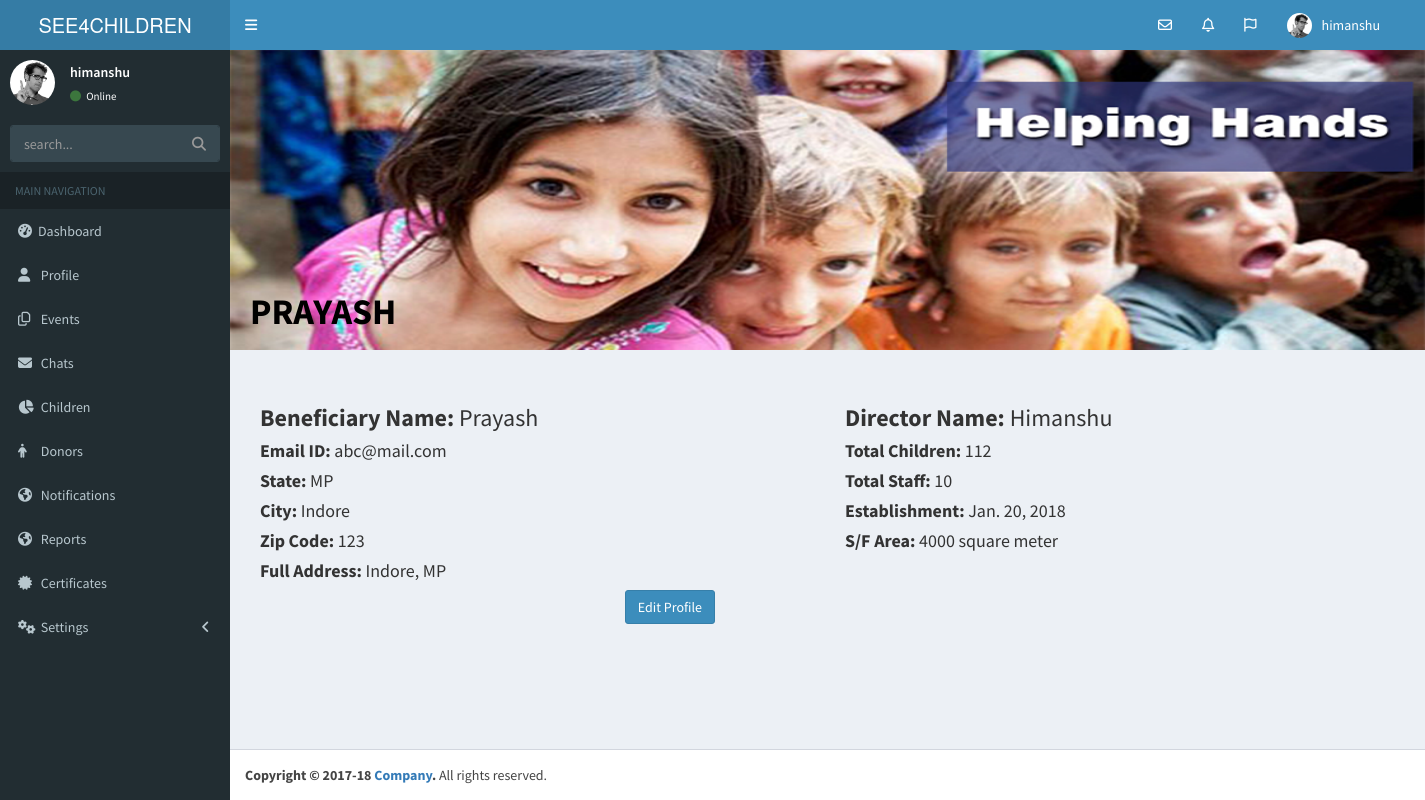
Page /profile/ (signed in) on the committed database.
### NGO/models.py (models this page shows, shortened)
class NGO(models.Model):
    user = models.OneToOneField(User, on_delete = models.CASCADE)
    name = models.CharField(max_length=30)
    email = models.EmailField()
    established = models.DateField()
    no_of_children = models.CharField(max_length=5)
    area = models.CharField(max_length=20)
    state = models.CharField(max_length=50)
    city = models.CharField(max_length=30)
    zip_code = models.CharField(max_length=6)
    director = models.CharField(max_length=30)
    no_of_staff = models.CharField(max_length=5)
    image = models.FileField(upload_to='ngo/')

### NGO/views.py (the view)
# urls.py: url(r'^profile/$', views.profile, name='profile'),
@login_required
def profile(request):
    ngo = NGO.objects.filter(user=request.user)
    return render(request, 'ngo/profile.html', {'form': ngo})

### templates/ngo/profile.html (shortened to what this page needs)
{% extends 'ngo/base.html' %}
{% block content %}
<div class="content-wrapper">
 {% for b in form %}
 <div class="container1">
    {% if b.image %}
        <img src="{% if form %}{{ b.image.url }}{% endif %}" height="300px" width="100%;">
    {% else %}
    <img src="" alt="No image">
    {% endif %}
    <div class="bottom-left"><h1><b>{{ b.name.upper }} </b></h1></div>
    </div>
<br>
<section class="content">
    <div class="container">
        <div class="row">
            <div class="col-md-6">
        <h3><b>Beneficiary Name: </b>{{ b.name }}</h3>
        <h4><b>Email ID: </b>{{ b.email }}</h4>
        <h4><b>State: </b>{{ b.state }}</h4>
        <h4><b>City: </b>{{ b.city }}</h4>
        <h4><b>Zip Code: </b>{{ b.zip_code }}</h4>
        <h4><b>Full Address: </b>{{ b.city }}, {{ b.state }}</h4>
            </div>
            <div class="col-md-6">
        <h3><b>Director Name: </b>{{ b.director }}</h3>
        <h4><b>Total Children: </b>{{ b.no_of_children }}</h4>
        <h4><b>Total Staff: </b>{{ b.no_of_staff }}</h4>
        <h4><b>Establishment: </b>{{ b.established }}</h4>
        <h4><b>S/F Area: </b>{{ b.area }}</h4>
            </div>
        </div>
        <a href="/profile_edit/{{ b.id }}"><button class="btn btn-primary" style="margin-left: 32%">Edit Profile</button></a></p>
    </div>
{% endfor %}
    </section>
</div>
{% endblock %}

### templates/ngo/base.html (shortened to what this page needs)
<!DOCTYPE html>
<html>
<head>
    {% load staticfiles %}
  <link rel="stylesheet" href="{% static 'bower_components/bootstrap/dist/css/bootstrap.min.css' %}">
  <link rel="stylesheet" href="{% static 'bower_components/font-awesome/css/font-awesome.min.css' %}">
  <link rel="stylesheet" href="{% static 'bower_components/Ionicons/css/ionicons.min.css' %}">
  <link rel="stylesheet" href="{% static 'dist/css/AdminLTE.min.css' %}">
  <link rel="stylesheet" href="{% static 'dist/css/skins/_all-skins.min.css' %}">
  <link rel="stylesheet" href="{% static 'plugins/bootstrap-wysihtml5/bootstrap3-wysihtml5.min.css' %}">
  <link rel="stylesheet" href="http://code.jquery.com/ui/1.8.18/themes/base/jquery-ui.css" type="text/css" media="all"/>
</head>
<body class="hold-transition skin-blue sidebar-mini">
 <header class="main-header">
    <a href="/" class="logo">
      <span class="logo-lg">SEE4CHILDREN</span>
    </a>
    <nav class="navbar navbar-static-top" role="navigation">
      <a href="#" class="sidebar-toggle" data-toggle="push-menu" role="button">
      </a>
      <div class="navbar-custom-menu">
        <ul class="nav navbar-nav">
          <li class="dropdown messages-menu">
            <a href="#" class="dropdown-toggle" data-toggle="dropdown">
              <i class="fa fa-envelope-o"></i>
            </a>
          </li>
          <li class="dropdown notifications-menu">
            <a href="#" class="dropdown-toggle" data-toggle="dropdown">
              <i class="fa fa-bell-o"></i>
            </a>
          </li>
          <li class="dropdown tasks-menu">
            <a href="#" class="dropdown-toggle" data-toggle="dropdown">
              <i class="fa fa-flag-o"></i>
            </a>
          </li>
          <li class="dropdown user user-menu">
            <a href="#" class="dropdown-toggle" data-toggle="dropdown">
              <img src="{% static "dist/img/user2-160x160.jpg" %}" class="user-image" alt="User Image">
              <span class="hidden-xs">{{ user }}</span>
            </a>
          </li>
          <li>
            <a href="#"></a>
          </li>
        </ul>
      </div>
    </nav>
  </header>
  <aside class="main-sidebar">
      {% if not loggedIn %}
    <section class="sidebar">
      <div class="user-panel">
        <div class="pull-left image">
          <img src="{% static "dist/img/user2-160x160.jpg" %}" class="img-circle" alt="User Image">
        </div>
        <div class="pull-left info">
          <p>{{ user }}</p>
          <a href="#"><i class="fa fa-circle text-success"></i> Online</a>
        </div>
      </div>
      <form method="get" role="search" action="{% url 'NGO:index' %}" class="sidebar-form">
        <div class="input-group">
          <input type="text" name="q" class="form-control" value="{{ request.GET.get }}" placeholder="search...">
          <span class="input-group-btn">
              <button type="submit" class="btn btn-flat"><i class="fa fa-search"></i>
              </button>
            </span>
        </div>
      </form>
        <ul class="sidebar-menu" data-widget="tree">
        <li class="header">MAIN NAVIGATION</li>
        <li>
          <a href="/">
            <i class="fa fa-dashboard"></i><span>Dashboard</span>
          </a>
        </li>
        <li>
          <a href="/profile/">
            <i class="fa fa-user"></i> <span>Profile</span>
          </a>
        </li>
        <li>
          <a href="/event_list/">
            <i class="fa fa-files-o"></i>
            <span>Events</span>
          </a>
        </li>
        <li>
          <a href="/messages/admin/">
            <i class="fa fa-envelope"></i> <span>Chats</span>
          </a>
        </li>
        <li>
          <a href="/children_list/">
            <i class="fa fa-pie-chart"></i>
            <span>Children</span>
          </a>
        </li>
        <li>
          <a href="/donor_list/">
            <i class="fa fa-male"></i> <span>Donors</span>
          </a>
        </li>
         <li>
          <a href="/notification_list/">
            <i class="fa fa-globe"></i> <span>Notifications</span>
          </a>
        </li>
        <li>
          <a href="/reports/">
            <i class="fa fa-globe"></i> <span>Reports</span>
          </a>
        </li>
        <li>
          <a href="/certificate/">
            <i class="fa fa-certificate"></i> <span>Certificates</span>
          </a>
        </li>
        <li class="treeview">
          <a href="#">
            <i class="fa fa-gears"></i> <span>Settings</span>
            <span class="pull-right-container">
              <i class="fa fa-angle-left pull-right"></i>
            </span>
          </a>
        </li>
        </ul>
    </section>
      {% endif %}
  </aside>
    {% block content %}
    {% endblock %}
<footer class="main-footer">
    <strong>Copyright &copy; 2017-18 <a href="#">Company</a>.</strong> All rights reserved.
  </footer>
</body>
</body>
</html>

### templates/ngo/profile.html (style rules this page uses)
.container1 { position: relative; text-align: center; color: black; }
.bottom-left { position: absolute; bottom: 8px; left: 20px; }

### rows in the picture
NGO: image (picture), name "PRAYASH", name "Prayash", email "abc@mail.com", state "MP", city "Indore", zip_code "123", director "Himanshu", no_of_children "112", no_of_staff "10", established "Jan. 20, 2018", area "4000 square meter"

### other values in the picture
{{ user }} "himanshu"
